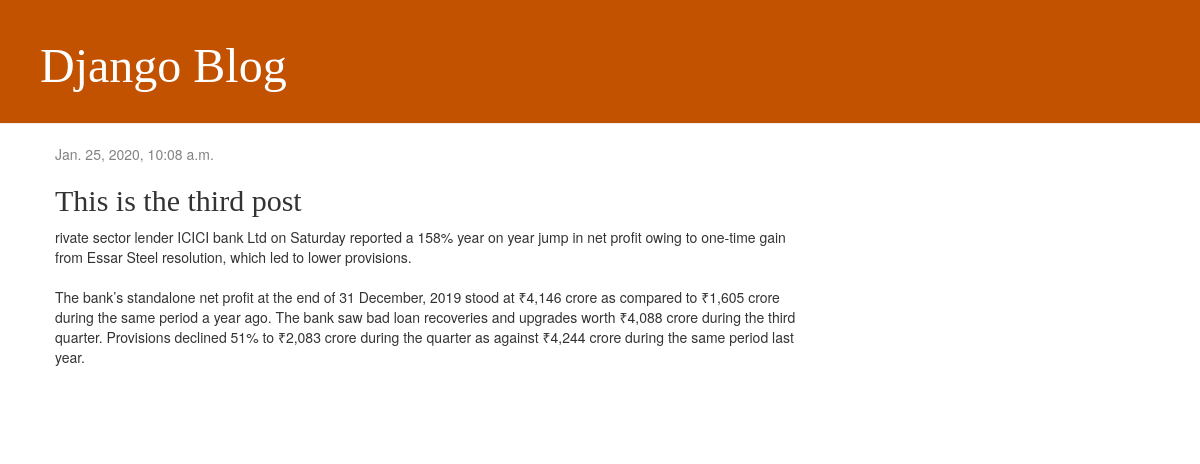
Screenshot of /post/3/ with the database file from the repository.
### blog/models.py (models this page shows, shortened)
class Post(models.Model):
    author = models.ForeignKey(settings.AUTH_USER_MODEL, on_delete=models.CASCADE)
    title = models.CharField(max_length=255)
    text = models.TextField()
    created_date = models.DateTimeField(default=timezone.now)
    published_date = models.DateTimeField(blank=True, null=True)

### blog/views.py (the view)
# urls.py: path('post/<int:pk>/', views.post_detail, name='post_detail'),
def post_detail(request, pk):
    post = get_object_or_404(Post, pk=pk)
    return render(request, 'blog/post_detail.html', {'post': post})

### blog/templates/blog/post_detail.html (shortened to what this page needs)
{% extends 'blog/base.html' %}
{% block content %}
    <div class="post">
        {% if post.published_date %}
            <div class="date">
                {{ post.published_date }}
            </div>
        {% endif %}
        <h2>{{ post.title }}</h2>
        <p>{{ post.text|linebreaksbr }}</p>
    </div>
{% endblock %}

### blog/static/css/blog.css (style rules this page uses)
h1, h2, h3, h4 { font-family: 'Lobster', cursive; }
.date { color: #828282; }
.post { margin-bottom: 70px; }

### rows the page displays
Post: published_date "Jan. 25, 2020, 10:08 a.m.", title "This is the third post", text "rivate sector lender ICICI bank Ltd on Saturday reported a 158% year on year jump in net profit owing to one-time gain from Essar Steel resolution, which led to lower provisions. The bank’s standalone net profit at the end of 31 December, 2019 stood at ₹4,146 crore as compared to ₹1,605 crore during the same period a year ago. The bank saw bad loan recoveries and upgrades worth ₹4,088 crore during the third quarter. Provisions declined 51% to ₹2,083 crore during the quarter as against ₹4,244 crore during the same period last year."
